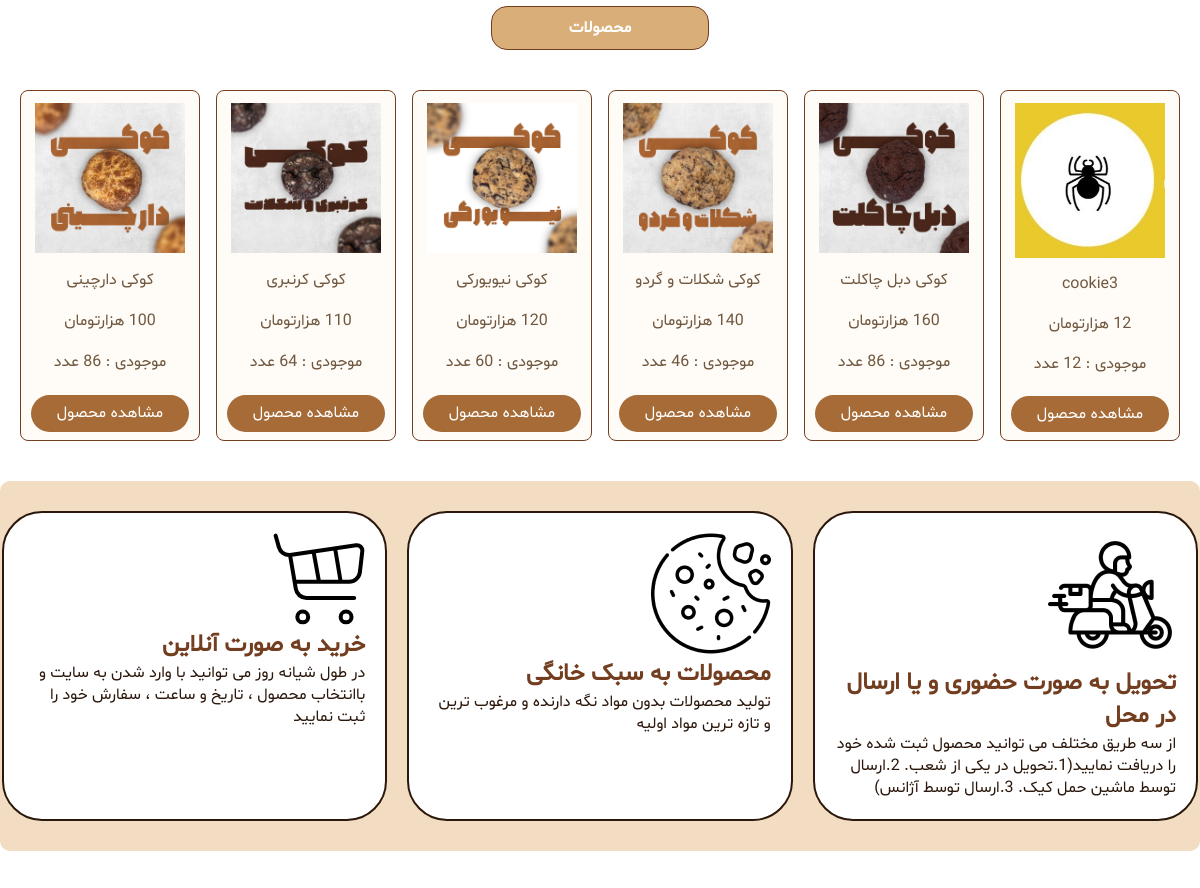
The app's page / (middle part), older data.
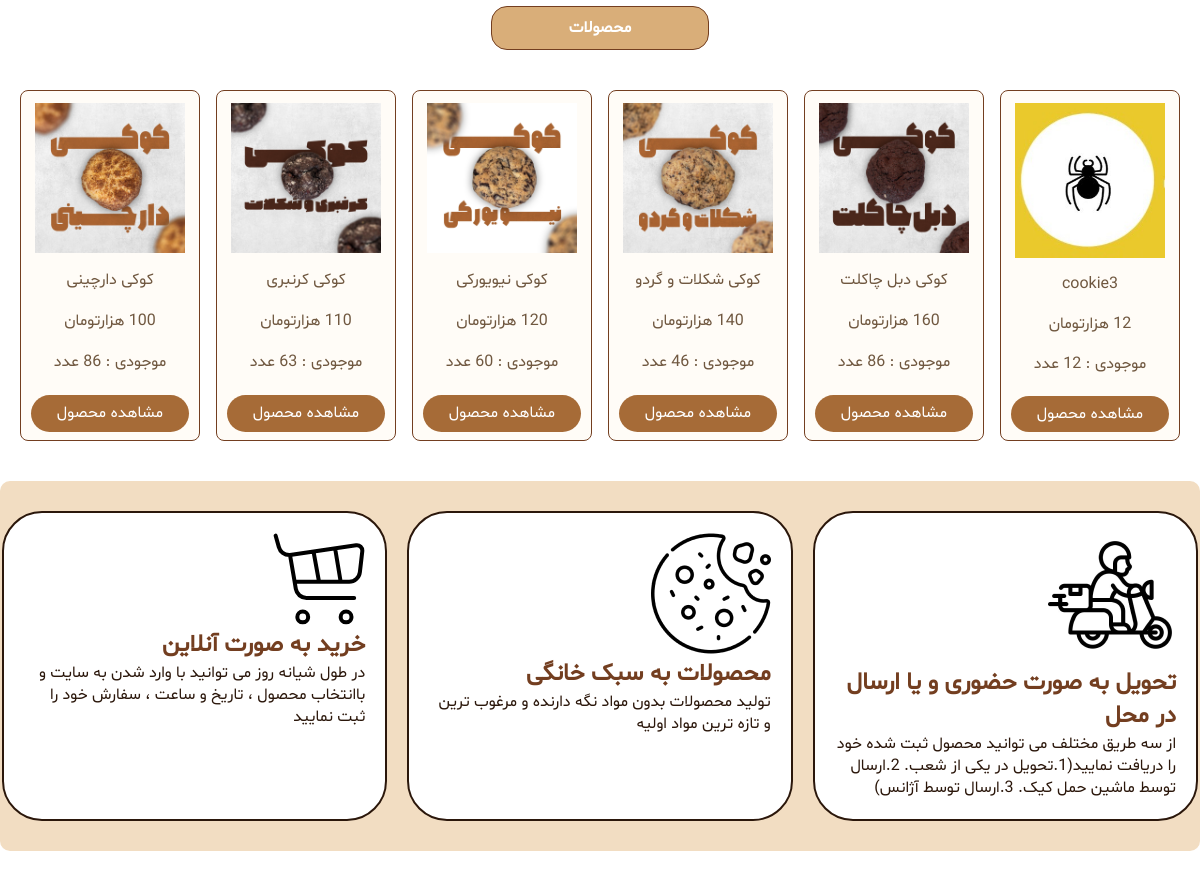
The same page, newer data.
### shop/models.py (models this page shows, shortened)
class Product(models.Model):
    name = models.CharField(max_length=100)
    price = models.PositiveIntegerField()
    quantity = models.PositiveIntegerField()
    image = models.ImageField(upload_to='images', null=True, blank=True)  # Image field added
    ingredient= models.CharField(max_length=500,null=True, blank=True)
    description=models.CharField(max_length=1000,null=True, blank=True)

### shop/views.py (the view)
# urls.py: path('', views.home, name='home'),
def home(request):
    products = Product.objects.all()
    return render(request, 'shop/home.html', {'products': products})

### shop/templates/shop/home.html (shortened to what this page needs)
{% load static %}
<!DOCTYPE html>
<html lang="fa">
<head>
    <link rel="stylesheet" href="{% static 'FirstPage.css' %}">
</head>
<body>
<main>
    <div class="container"><h6 class="card">محصولات</h6></div>
    <section class="newestProduct">
        {% for product in products %}
        <div class="cookies">
           {% if product.image %}
                <img class="cookieD" src="{{ product.image.url }}" width="125px" height="139px" style="border-radius: 3px;" />
            {% else %}
                <img class="cookieD" src="{% static 'Pictures/cookie.png' %}" width="125px" height="139px" style="border-radius: 3px;" />
            {% endif %}
            <h6 class="ProductTitle">{{ product.name }}</h6>
            <h6 class="ProductTitle">{{ product.price }} هزارتومان</h6>
            <h6 class="ProductTitle2"> موجودی : {{ product.quantity }} عدد</h6>
            <a href="{% url 'buy_product' product.id %}" class="btn btn-primary" style="margin-top: 10px;">مشاهده محصول</a>
        </div>
        {% endfor %}
    </section>
    <section class="product-info">
        <div class="info-box">
            <img src="{% static 'Pictures/vector.svg' %}"/>
            <h2 class="ItemTitle" >خرید به صورت آنلاین</h2>
            <p class="ItemText">در طول شیانه روز می توانید با وارد شدن به سایت و باانتخاب محصول ، تاریخ و ساعت ، سفارش خود را ثبت نمایید</p>
        </div>
        <div class="info-box">
            <img src="{% static 'Pictures/Frame 31.png' %}"/>
            <h2 class="ItemTitle">محصولات به سبک خانگی</h2>
            <p class="ItemText">تولید محصولات بدون مواد نگه دارنده و مرغوب ترین و تازه ترین مواد اولیه</p>
        </div>
        <div class="info-box">
            <img src="{% static 'Pictures/Fast Delivery free icons designed by Irvan Kurnianto 1.png' %}"/>
            <h2 class="ItemTitle">تحویل به صورت حضوری  و یا ارسال در محل</h2>
            <p class="ItemText">از سه طریق مختلف می توانید محصول ثبت شده خود را دریافت نمایید(1.تحویل در یکی از شعب. 2.ارسال توسط ماشین حمل کیک. 3.ارسال توسط آژانس)</p>
        </div>
    </section>
</main>
<div class="container"><h6 class="card">تازه های بلاگ</h6></div>
</body>
</html>

Row changes from the older to the newer data that the page shows:
changed Product "کوکی کرنبری": quantity "64" → "63"
